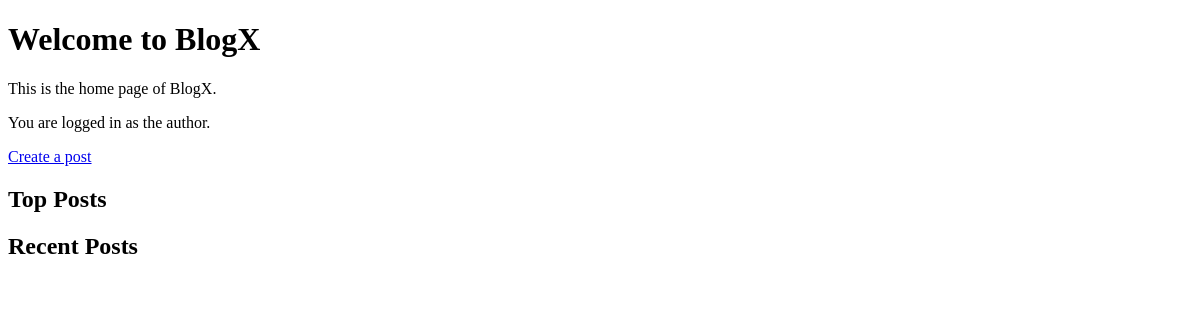
/blog/ (signed in), run on an earlier commit of the app's database.
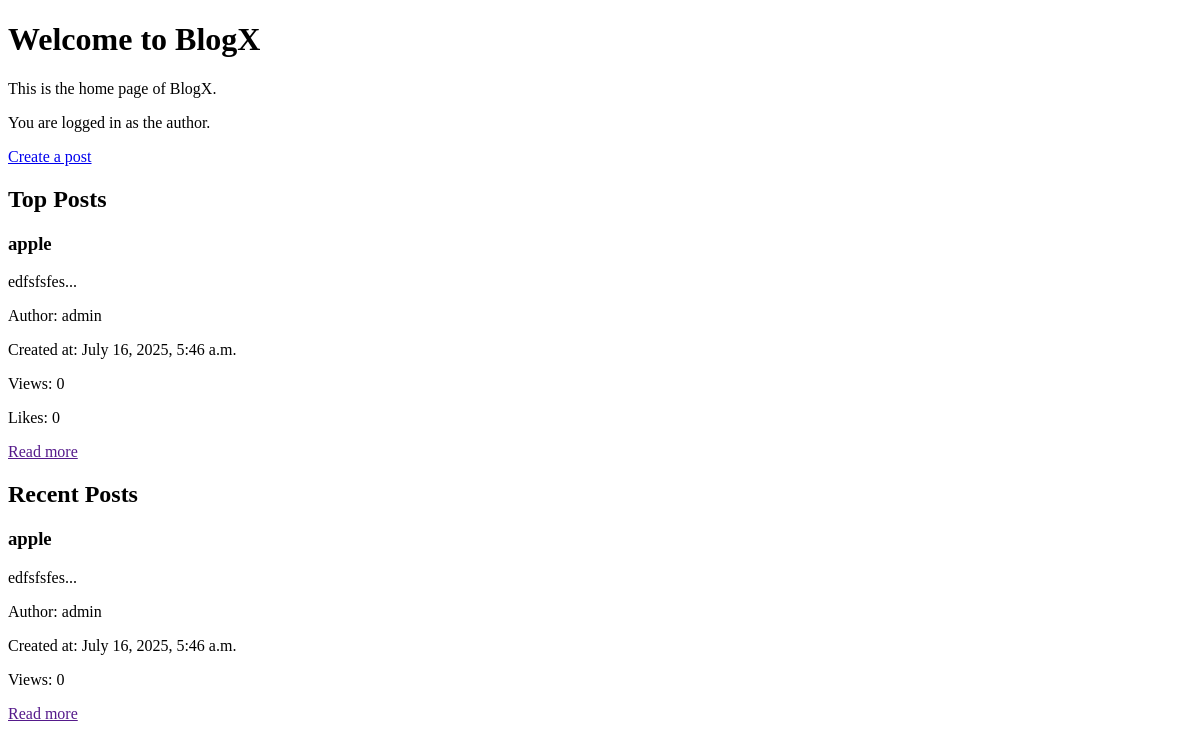
And on a later commit of the database.
### blog/models.py (models this page shows, shortened)
class BlogPost(models.Model):
    CATEGORY_CHOICES = [
        ('technology', 'Technology'),
        ('sports', 'Sports'),
        ('health', 'Health'),
        ('travel', 'Travel'),
        ('food', 'Food'),
        ('entertainment', 'Entertainment'),
        ('education', 'Education'),
        ('business', 'Business'),
        ('lifestyle', 'Lifestyle'),
        ('news', 'News'),
    ]
    title = models.CharField(max_length=200)
    content = models.TextField()
    author = models.ForeignKey(User, on_delete=models.CASCADE)
    created_at = models.DateTimeField(auto_now_add=True)
    views = models.ManyToManyField(User, related_name='views', blank=True)
    likes = models.ManyToManyField(User, related_name='liked_posts', blank=True)
    tags = models.CharField(max_length=100, blank=True, null=True)
    category = models.CharField(max_length=100, blank=True,  choices= CATEGORY_CHOICES)
    @property
    def like_count(self):
        return self.likes.count()
    @property
    def view_count(self):
        return self.views.count()
    class Meta:
        ordering = ['-created_at']
        verbose_name = 'Blog Post'
        verbose_name_plural = 'Blog Posts'

### blog/views.py (the view)
# urls.py: path("", views.blog_home, name="blog_home"),
def blog_home(request):
    if not request.user.is_authenticated:
        return redirect("members:login")
    context = {
        "user": request.user,
        "rank": request.user.userprofile.rank,
        "recent_blogs": BlogPost.objects.all().order_by('-created_at'),
        "top_blogs": BlogPost.objects.annotate(view_total=Count('views')).order_by('-view_total')[:6],
    }
    return render(request, "blog_home.html", context)

### blog/templates/blog_home.html (shortened to what this page needs)
{% extends "base.html" %}
{% block content %}
<h1>Welcome to BlogX</h1>
<p>This is the home page of BlogX.</p>
<div>
    {% if rank == "author" %}
        <p>You are logged in as the author.</p>
        <a href="{% url 'blog:post_blog'%}">Create a post</a>
    {% else %}
    <p>You are logged in as a reader.</p>
    {% endif %}
</div>
<div>
    <h2>Top Posts</h2>
    <div>
        {% for i in top_blogs %}
        <div>
            <h3>{{ i.title }}</h3>
            <p>{{ i.content|slice:":100" }}...</p>
            <p>Author: {{ i.author.username }}</p>
            <p>Created at: {{ i.created_at }}</p>
            <p>Views: {{ i.view_count }}</p>
            <p>Likes: {{ i.like_count }}</p>
            <a href="">Read more</a>
        </div>
        {% endfor %}
    </div>
</div>
<div>
    <h2>Recent Posts</h2>
    <div>
        {% for i in recent_blogs %}
        <div>
            <h3>{{ i.title }}</h3>
            <p>{{ i.content|slice:":100" }}...</p>
            <p>Author: {{ i.author.username }}</p>
            <p>Created at: {{ i.created_at }}</p>
            <p>Views: {{ i.view_count }}</p>
            <a href="">Read more</a>
        </div>
        {% endfor %}
    </div>
</div>
{% endblock %}

### templates/base.html (shortened to what this page needs)
<!DOCTYPE html>
<html lang="en">
<head>
</head>
<body>
    <main>
        {% block content %}
        {% endblock %}
    </main>
</body>
</html>

What changed in the data, as far as the page shows it:
added BlogPost: title "apple", content "edfsfsfes", author.username "admin", created_at "July 16, 2025, 5:46 a.m.", view_count "0", like_count "0"
